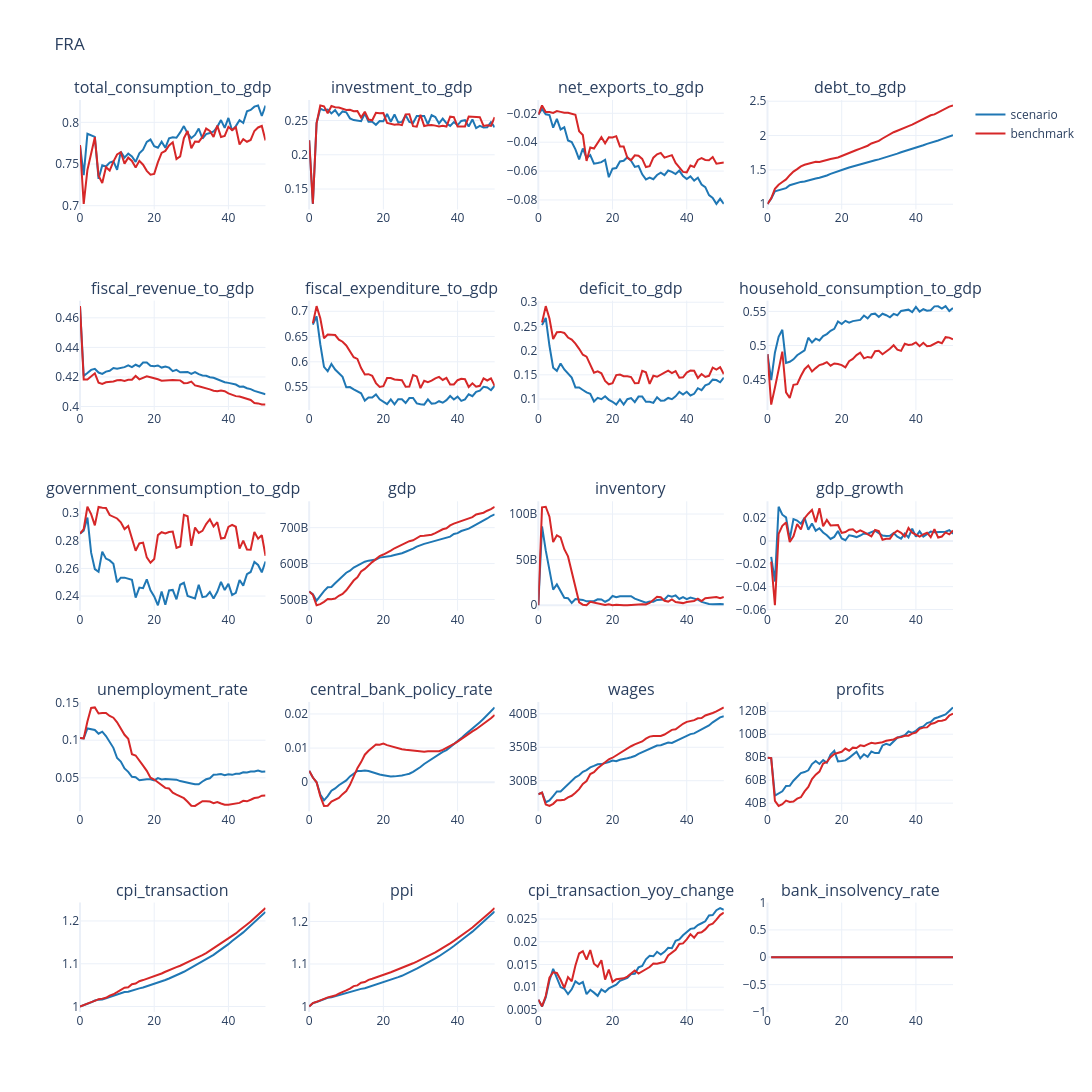
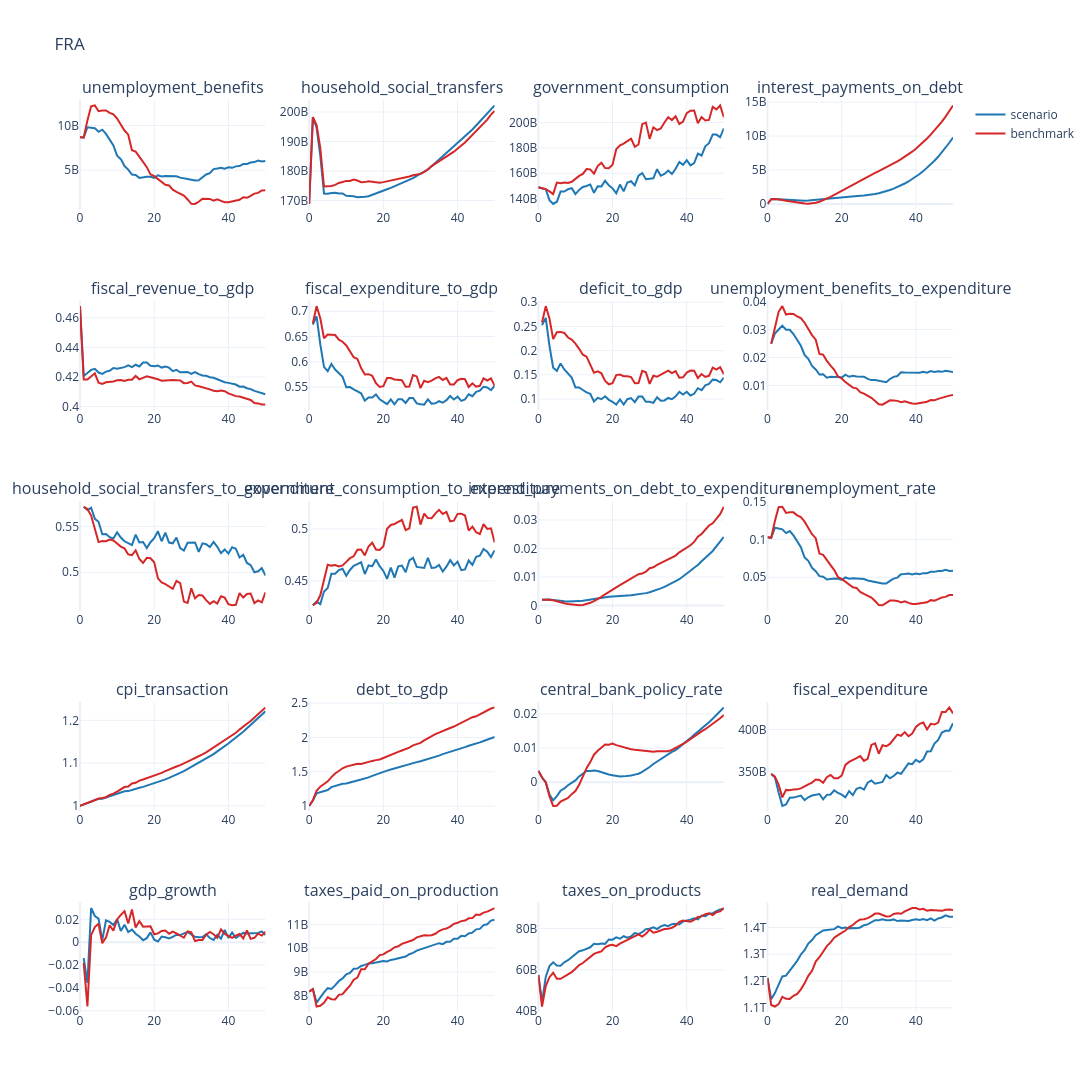

Write notebook code for charts like these, in order.
### Markdown cell above
## Benchmark comparison

### Code cell
if df_benchmark is None:
    print("Benchmark disabled in Inputs.")
else:
    plot_output(df=df_scenario[list(MACRO_COLUMNS)], df_compare=df_benchmark[list(MACRO_COLUMNS)], no_rows=5, no_cols=4, country_code=COUNTRY, **FIGURE_SIZES["benchmark"])
    plot_output(df=df_scenario[list(FISCAL_COLUMNS)], df_compare=df_benchmark[list(FISCAL_COLUMNS)], no_rows=5, no_cols=4, country_code=COUNTRY, **FIGURE_SIZES["benchmark"])
    plot_output(df=df_scenario[list(POLICY_COLUMNS)], df_compare=df_benchmark[list(POLICY_COLUMNS)], no_rows=3, no_cols=4, country_code=COUNTRY, **FIGURE_SIZES["benchmark"])
    plot_output(df=df_scenario[list(BALANCE_SHEET_COLUMNS)], df_compare=df_benchmark[list(BALANCE_SHEET_COLUMNS)], no_rows=3, no_cols=4, country_code=COUNTRY, **FIGURE_SIZES["benchmark"])
